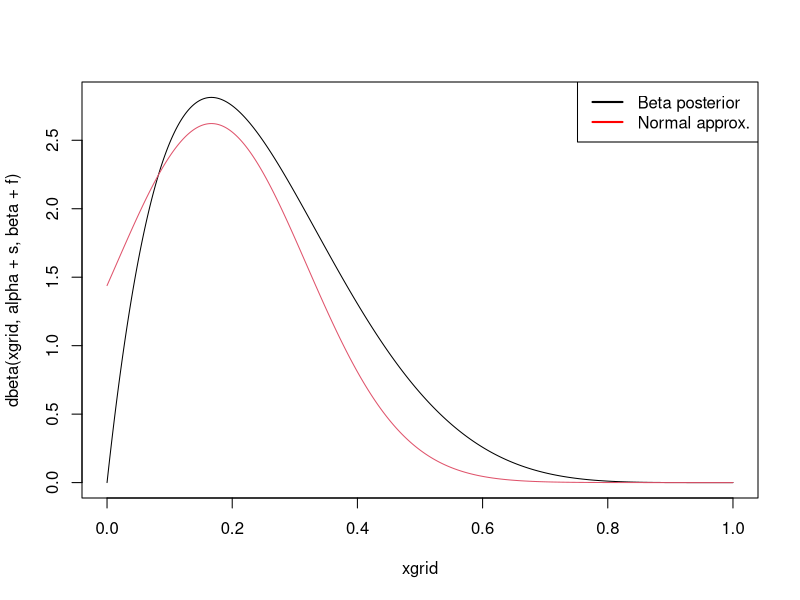
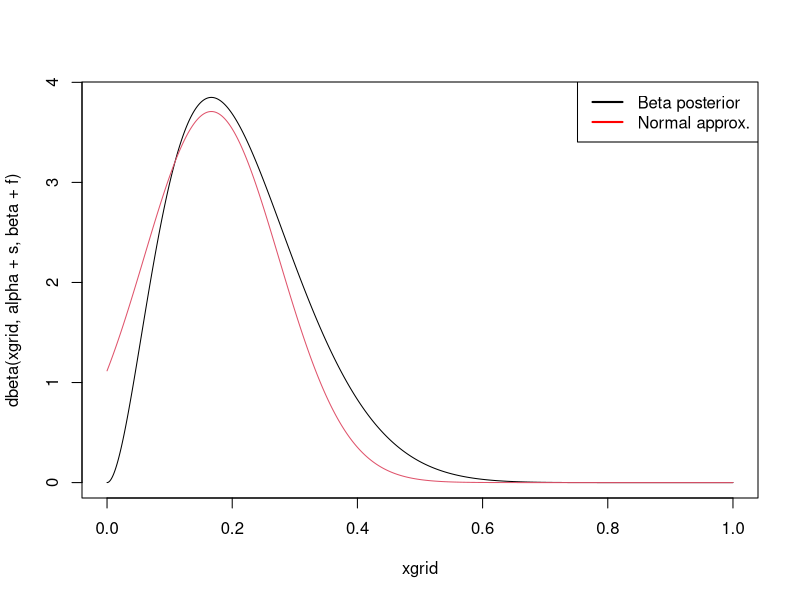

Generate these figures, in order, with R:
##########
# Compare Normal approximation of Beta posterior to the true posterior (MathExercise 3)
#
# Author: Per Siden
# Date: 2018-04-11
##########

# 3c
alpha = 1
beta = 1
n = 6
s = 1
f = n-s
normalMean = (alpha + s - 1)/(alpha+beta+n-2)
normalVar = (alpha + s - 1)*(beta + f - 1)/(alpha + beta + n - 2)^3

xgrid = seq(0,1,.001)
plot(xgrid,dbeta(xgrid,alpha+s,beta+f),type="l")
lines(xgrid,dnorm(xgrid,normalMean,sqrt(normalVar)),col=2)
legend("topright", box.lty = 1, legend = c("Beta posterior","Normal approx."), 
       col = c("black",'red'), lwd = 2)

# 3d
alpha = 1
beta = 1
n = 12
s = 2
f = n-s
normalMean = (alpha + s - 1)/(alpha+beta+n-2)
normalVar = (alpha + s - 1)*(beta + f - 1)/(alpha + beta + n - 2)^3

xgrid = seq(0,1,.001)
plot(xgrid,dbeta(xgrid,alpha+s,beta+f),type="l")
lines(xgrid,dnorm(xgrid,normalMean,sqrt(normalVar)),col=2)
legend("topright", box.lty = 1, legend = c("Beta posterior","Normal approx."), 
       col = c("black",'red'), lwd = 2)

